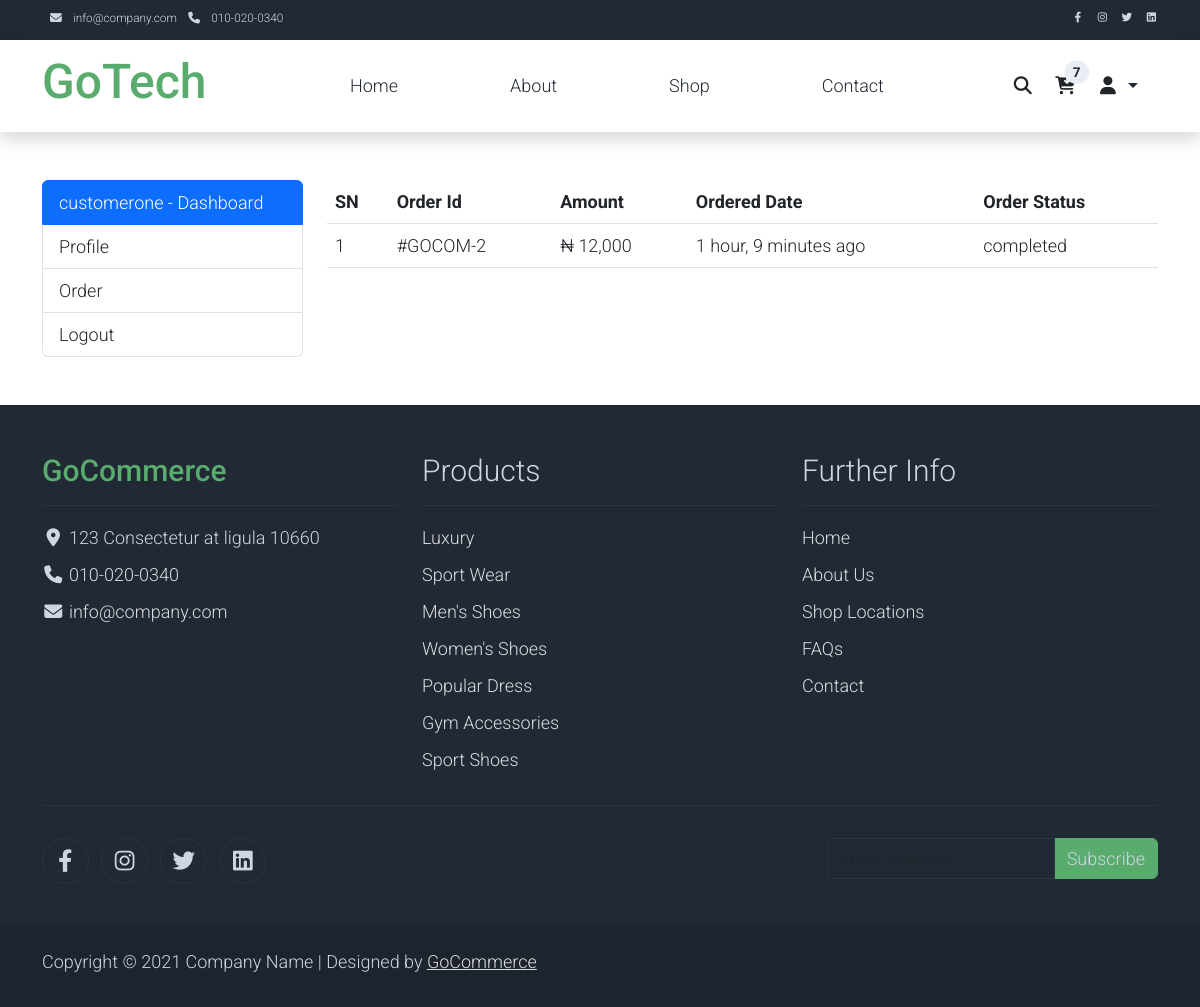
Screenshot of /user/orders/ (signed in) with the database file from the repository.
### stores/models.py (models this page shows, shortened)
class Order(models.Model):
    cart = models.ForeignKey(Cart, on_delete=models.CASCADE , null=True)
    order_by = models.CharField(max_length=255)
    shipping_address = models.TextField()
    mobile = models.CharField(max_length=50)
    email = models.EmailField(max_length=254)
    discount = models.PositiveIntegerField()
    subtotal = models.PositiveIntegerField()
    amount = models.PositiveIntegerField()
    create_at = models.DateTimeField(auto_now_add=True)
    order_status = models.CharField(max_length=225, choices=ORDER_STATUS,null=True)
    payment_method = models.CharField(max_length=225, choices=PAYMENT_METHOD,null=True, default='paystack')
    payment_complete = models.BooleanField(default=False,null=True)
    ref = models.CharField(max_length=255,null=True)

### users/views.py (the view)
# urls.py: path('orders/',views.orders,name='orders'),
def orders(request):
    if request.user.is_authenticated and request.user.customer:
        pass
    else:
        return redirect('login')
    customer = request.user.customer
    orders = Order.objects.filter(cart__customer = customer).order_by('-id')
    context = {
        'orders':orders,
    }
    return render(request, 'users/order.html',context)

### templates/users/order.html (shortened to what this page needs)
{% extends "base.html" %}
{% load static %}
{% load humanize %}
{% block content %}
<div class="container my-5">
    <div class="row">
        {% include "users/sidepanel.html" %}
        <div class="col-md-9 ">
          <div class="table-responsive">
            <table class="table table-border">
                <thead>
                    <tr>
                        <th>SN</th>
                        <th>Order Id</th>
                        <th>Amount</th>
                        <th>Ordered Date</th>
                        <th>Order Status</th>
                    </tr>
                </thead>
                <tbody>
                    {% if orders %}
                      {% for order in orders %}
                        <tr>
                            <td>{{forloop.counter}}</td>
                            <td>#GOCOM-{{order.id}}</td>
                            <td>&#8358; {{order.amount | intcomma }}</td>
                            <td>{{order.create_at| timesince}} ago</td>
                            <td>{{order.order_status}}</td>
                        </tr>
                      {% endfor %}
                    {% else %}
                        <tr>
                            <p class="lead bg-danger p-3">No Order Yet</p>
                        </tr>
                    {% endif %}
                </tbody>
            </table>
          </div>
        </div>
    </div>
</div>
{% endblock content %}

### templates/users/sidepanel.html (shortened to what this page needs)
{% load static %}
<!DOCTYPE html>
<html lang="en">
<head>
    <link href="https://cdn.jsdelivr.net/npm/bootstrap@5.3.0-alpha1/dist/css/bootstrap.min.css" rel="stylesheet">
    <link rel="stylesheet" href="https://cdnjs.cloudflare.com/ajax/libs/font-awesome/6.3.0/css/all.min.css" />
    <link rel="stylesheet" href="https://cdn.jsdelivr.net/npm/bootstrap-icons@1.10.3/font/bootstrap-icons.css">
    <link href="https://unpkg.com/aos@2.3.1/dist/aos.css" rel="stylesheet">
    <link rel="stylesheet" href=" {% static 'css/style.css' %}">
    <link rel="stylesheet" href=" {% static 'css/templatemo.css' %}">
    <link rel="stylesheet" href=" {% static 'css/templatemo.min.css' %}">
</head>
<body>
    <div class="col-md-3">
        <ul class="list-group">
            <li class="list-group-item active" aria-current="true">{{request.user.username}} - Dashboard </li>
            <li class="list-group-item"><a class="link-dark text-decoration-none" href="{% url 'dashboard'%}">Profile</a></li>
            <li class="list-group-item"><a class="link-dark text-decoration-none" href="{% url 'orders'%}">Order</a></li>
            <li class="list-group-item"><a class="link-dark text-decoration-none" href="{% url 'logout' %}">Logout</a></li>
        </ul>
    </div>
</body>
</html>

### gocommerce/static/css/style.css (style rules this page uses)
* { font-family: 'Roboto',sans-serif; }

### gocommerce/static/css/templatemo.css (style rules this page uses)
body, ul, li, p, a, label, input, div { font-family: 'Roboto', sans-serif; font-size: 18px !important; font-weight: 300 !important; }

### rows the page displays
Order: id "2", amount "12,000", create_at "1 hour, 9 minutes", order_status "completed"

### other values shown
{{ request.user.username }} "customerone"
